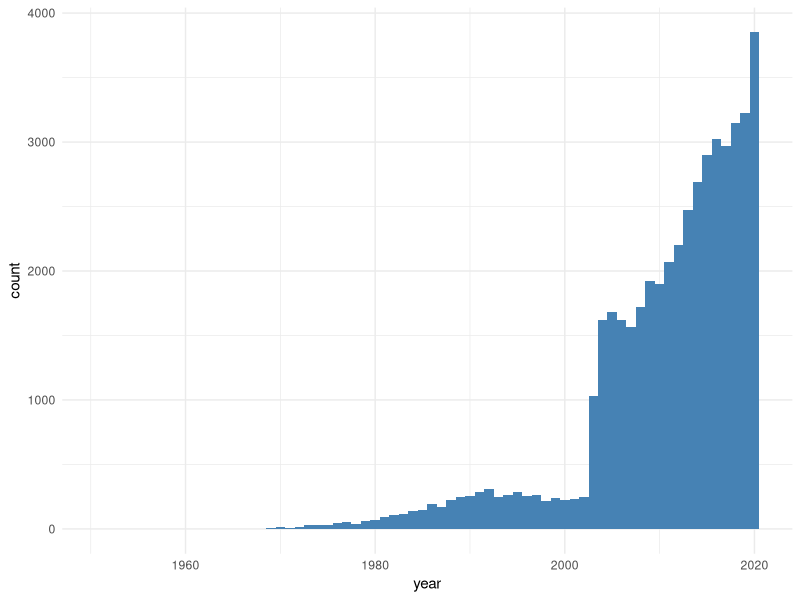
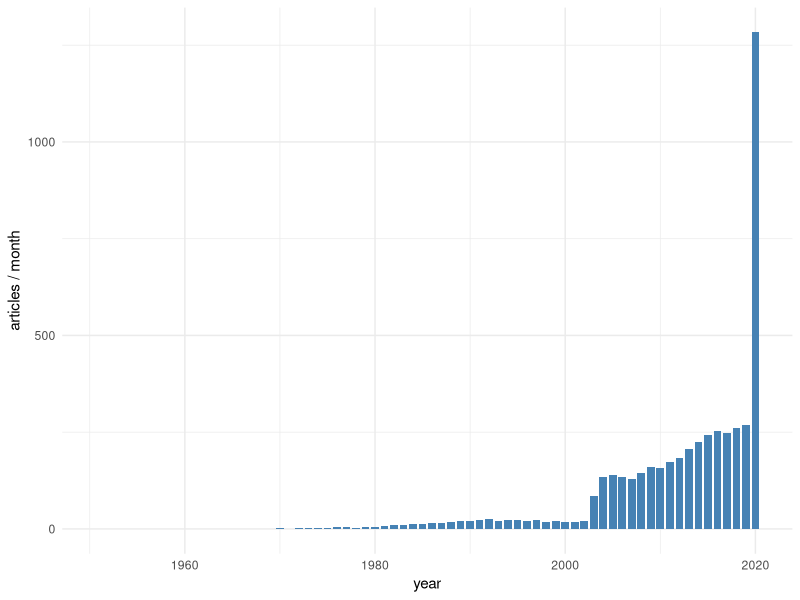

These charts were generated, in order, by the following R code:
## ---- chunk 1
#install.packages("tidyverse")
#install.packages("lubridate")
library(tidyverse)
library(lubridate)
## ---- chunk 2
CORD19id_date <- read_csv(
  "CORD19v6_R/output/CORD19id_date_v6.csv",
  col_types = cols(pmcid = col_character(),
                   pubmed_id = col_character())
  )
## ---- chunk 3

#create column for year
CORD19id_date_year <- CORD19id_date %>%
  mutate(year = lubridate::year(date))

#quick plot
date_plot <- CORD19id_date_year %>%
  filter(!is.na(year))

ggplot(date_plot, aes(year)) +
  geom_histogram(binwidth = 1, fill="steelblue") + 
  theme_minimal()
                 
## ---- chunk 4
ave_month <- CORD19id_date_year %>%
  filter(!is.na(date)) %>%
  group_by(year) %>%
  count() %>%
  mutate(month = case_when(
    year != 2020 ~ round((n/12)),
    year == 2020 ~ round((n/3)))
    )

ggplot(data=ave_month, aes(x=year, y=month)) +
  geom_bar(stat="identity", width=0.8, fill="steelblue") +
  theme_minimal() +
  labs(y = "articles / month")


